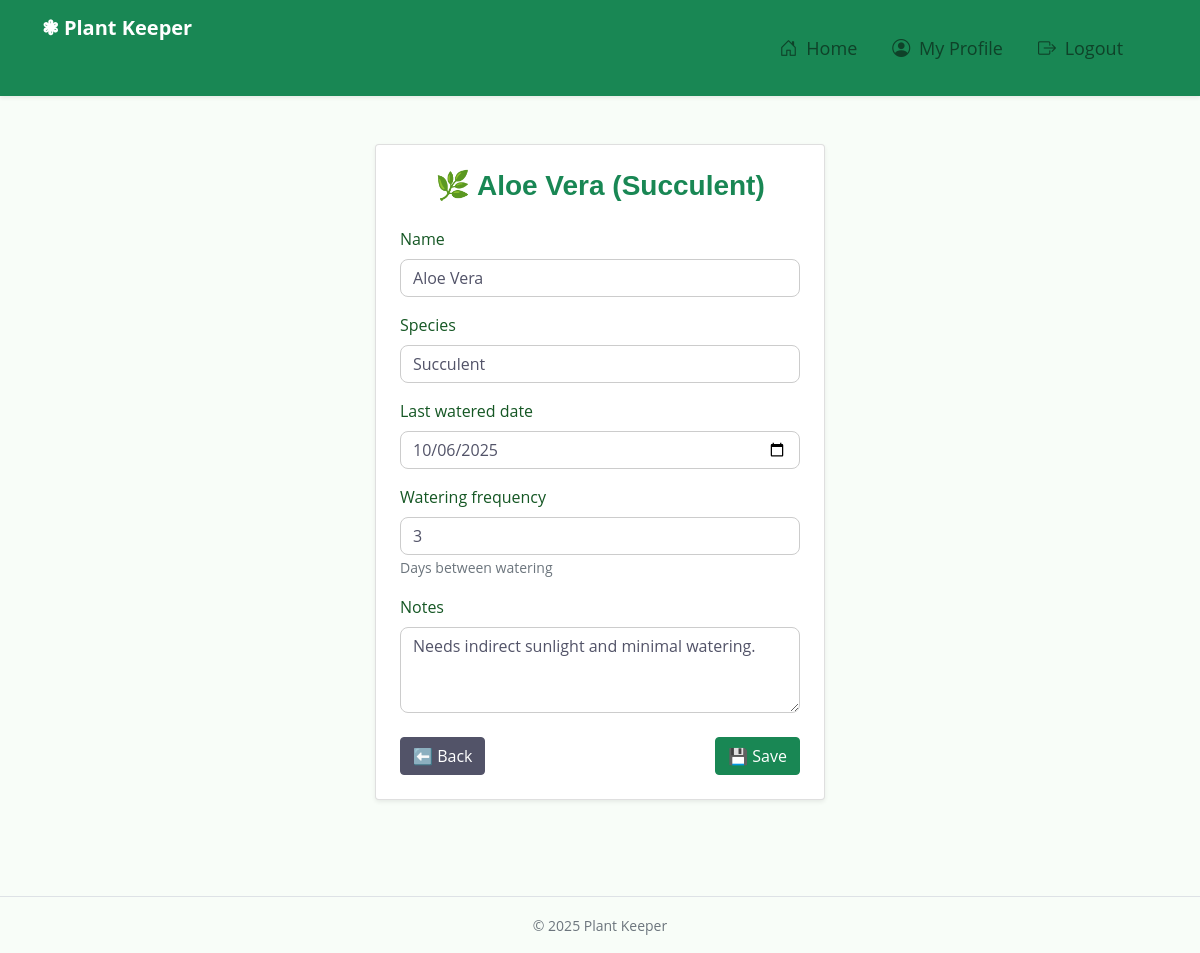
Page /plants/1/edit/ (signed in) on the committed database.
### main_app/models.py (models this page shows, shortened)
class Plant(models.Model):
    name = models.CharField(max_length=100)
    species = models.CharField(max_length=100)
    date_added = models.DateField(auto_now_add=True)
    last_watered_date = models.DateField(blank=True, null=True)
    watering_frequency = models.IntegerField(
        default=7, help_text="Days between watering"
    )
    notes = models.TextField(blank=True)
    user = models.ForeignKey(User, on_delete=models.CASCADE)
    def __str__(self):
        return f"{self.name} ({self.species})"

### main_app/views.py (the view)
# urls.py: path("plants/<int:pk>/edit/", views.PlantUpdate.as_view(), name="plant_edit"),
class PlantUpdate(LoginRequiredMixin, UpdateView):
    model = Plant
    form_class = PlantForm
    template_name = "plants/form.html"
    success_url = reverse_lazy("plant_list")

### main_app/forms.py
class PlantForm(forms.ModelForm):
    class Meta:
        model = Plant
        fields = ["name", "species", "last_watered_date", "watering_frequency", "notes"]
        widgets = {
            "name": forms.TextInput(attrs={"class": "form-control"}),
            "species": forms.TextInput(attrs={"class": "form-control"}),
            "last_watered_date": forms.DateInput(
                attrs={"class": "form-control", "type": "date"}
            ),
            "watering_frequency": forms.NumberInput(attrs={"class": "form-control"}),
            "notes": forms.Textarea(attrs={"class": "form-control", "rows": 3}),
        }

### main_app/templates/plants/form.html (shortened to what this page needs)
{% extends "base.html" %}
{% block content %}
<div class="container py-5 d-flex justify-content-center">
  <div class="card shadow-sm p-4" style="max-width: 450px; width: 100%;">
    <h3 class="text-success text-center mb-4">
      🌿 {{ view.object|default:"Add New Plant" }}
    </h3>
    <form method="POST" novalidate>
      {% for field in form %}
        <div class="mb-3">
          <label class="form-label fw-semibold">{{ field.label }}</label>
          {{ field }}
          {% if field.help_text %}
            <small class="form-text text-muted">{{ field.help_text }}</small>
          {% endif %}
        </div>
      {% endfor %}
      <div class="d-flex justify-content-between align-items-center mt-4">
        <a href="{% url 'plant_list' %}" class="btn btn-secondary">⬅️ Back</a>
        <button type="submit" class="btn btn-success">💾 Save</button>
      </div>
    </form>
  </div>
</div>
{% endblock %}

### main_app/static/css/style.css (style rules this page uses)
:root { --primary: #348E38; --secondary: #525368; --light: #E8F5E9; --dark: #0F4229; }
h3, .h3, h4, .h4, .fw-medium { font-weight: 600 !important; }
.btn { transition: .5s; font-weight: 500; }
input, textarea, select { border-radius: 8px !important; border: 1px solid #ccc !important; width: 100%; padding: 8px; }
label.form-label { color: #155724; }
body { background-color: #f8fdf8; }

### rows in the picture
Plant: object "Aloe Vera (Succulent)", form "Aloe Vera" "Succulent" "10/06/2025" "3" "Needs indirect sunlight and minimal watering."

### other values in the picture
{{ field.label }} "Name" "Species" "Last watered date" "Watering frequency" "Notes"
{{ field.help_text }} "Days between watering"
